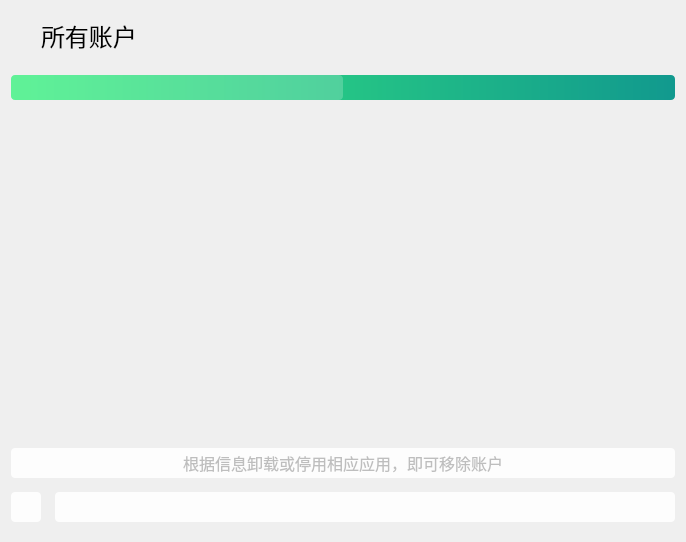
<?xml version="1.0" encoding="UTF-8"?>
<ui version="4.0">
 <class>sp_accounts</class>
 <widget class="QWidget" name="sp_accounts">
  <property name="geometry">
   <rect>
    <x>0</x>
    <y>0</y>
    <width>686</width>
    <height>542</height>
   </rect>
  </property>
  <property name="font">
   <font>
    <family>LXGW WenKai Lite</family>
   </font>
  </property>
  <property name="windowTitle">
   <string>Form</string>
  </property>
  <layout class="QHBoxLayout" name="horizontalLayout_3">
   <property name="leftMargin">
    <number>0</number>
   </property>
   <property name="rightMargin">
    <number>0</number>
   </property>
   <item>
    <widget class="QWidget" name="widget" native="true">
     <property name="font">
      <font>
       <family>LXGW WenKai Lite</family>
      </font>
     </property>
     <property name="styleSheet">
      <string notr="true">border-radius: 4px;
background-color: rgba(255, 255, 255, 0);
border:0px solid #BDBDBD;</string>
     </property>
     <layout class="QVBoxLayout" name="verticalLayout_2">
      <property name="leftMargin">
       <number>11</number>
      </property>
      <property name="topMargin">
       <number>0</number>
      </property>
      <property name="rightMargin">
       <number>11</number>
      </property>
      <item>
       <layout class="QVBoxLayout" name="verticalLayout">
        <property name="spacing">
         <number>14</number>
        </property>
        <item>
         <layout class="QHBoxLayout" name="horizontalLayout_2">
          <property name="spacing">
           <number>0</number>
          </property>
          <item>
           <widget class="QLabel" name="icon">
            <property name="minimumSize">
             <size>
              <width>30</width>
              <height>30</height>
             </size>
            </property>
            <property name="maximumSize">
             <size>
              <width>30</width>
              <height>30</height>
             </size>
            </property>
            <property name="font">
             <font>
              <family>MiSans Medium</family>
             </font>
            </property>
            <property name="styleSheet">
             <string notr="true">border-radius: 4px;
border:0px solid #BDBDBD;
image: url(:/ico/image/ico/user-settings-line.svg);</string>
            </property>
            <property name="text">
             <string/>
            </property>
           </widget>
          </item>
          <item>
           <widget class="QLabel" name="title">
            <property name="minimumSize">
             <size>
              <width>0</width>
              <height>50</height>
             </size>
            </property>
            <property name="maximumSize">
             <size>
              <width>16777215</width>
              <height>50</height>
             </size>
            </property>
            <property name="font">
             <font>
              <family>LXGW WenKai Lite</family>
              <pointsize>18</pointsize>
              <bold>false</bold>
             </font>
            </property>
            <property name="styleSheet">
             <string notr="true">border-radius: 4px;
border:0px solid #BDBDBD;</string>
            </property>
            <property name="text">
             <string>所有账户</string>
            </property>
           </widget>
          </item>
         </layout>
        </item>
        <item>
         <widget class="QProgressBar" name="progressBar">
          <property name="styleSheet">
           <string notr="true">QProgressBar{
	font:9pt;
	border-radius:4px;
	text-align:center;
	/*border:1px solid #E8EDF2;*/
    border:0px solid #E8EDF2;
	background-color: qlineargradient(x1:0,y1:1,x1:1,y1:0,stop:0 #11998e, stop:1 #38ef7d);
}
QProgressBar:chunk{
	border-radius:4px;
	background-color:rgba(255,255,255,0.2);
}
</string>
          </property>
          <property name="maximum">
           <number>0</number>
          </property>
          <property name="value">
           <number>-1</number>
          </property>
          <property name="textVisible">
           <bool>true</bool>
          </property>
         </widget>
        </item>
        <item>
         <widget class="QListView" name="listView">
          <property name="enabled">
           <bool>true</bool>
          </property>
          <property name="font">
           <font>
            <family>LXGW WenKai Lite</family>
            <pointsize>10</pointsize>
           </font>
          </property>
         </widget>
        </item>
        <item>
         <widget class="QPushButton" name="pushButton">
          <property name="enabled">
           <bool>false</bool>
          </property>
          <property name="minimumSize">
           <size>
            <width>0</width>
            <height>30</height>
           </size>
          </property>
          <property name="maximumSize">
           <size>
            <width>16777215</width>
            <height>30</height>
           </size>
          </property>
          <property name="font">
           <font>
            <family>LXGW WenKai Lite</family>
            <pointsize>12</pointsize>
           </font>
          </property>
          <property name="styleSheet">
           <string notr="true">QPushButton{background-color:rgba(255,255,255,0.9);border-radius:4px;border:0px;}
QPushButton:hover{background-color:rgba(255,255,255,0.7);}
QPushButton:pressed{background-color:rgba(255,255,255,0.6);}</string>
          </property>
          <property name="text">
           <string>根据信息卸载或停用相应应用，即可移除账户</string>
          </property>
         </widget>
        </item>
        <item>
         <layout class="QHBoxLayout" name="horizontalLayout">
          <item>
           <widget class="QPushButton" name="back_to_basePage">
            <property name="minimumSize">
             <size>
              <width>30</width>
              <height>30</height>
             </size>
            </property>
            <property name="maximumSize">
             <size>
              <width>30</width>
              <height>30</height>
             </size>
            </property>
            <property name="styleSheet">
             <string notr="true">QPushButton{background-color:rgba(255,255,255,0.9);border-radius:4px;border:0px;}
QPushButton:hover{background-color:rgba(255,255,255,0.7);}
QPushButton:pressed{background-color:rgba(255,255,255,0.6);}</string>
            </property>
            <property name="text">
             <string/>
            </property>
            <property name="icon">
             <iconset resource="../../ico.qrc">
              <normaloff>:/ico/image/ico/arrow-left-line.svg</normaloff>:/ico/image/ico/arrow-left-line.svg</iconset>
            </property>
            <property name="iconSize">
             <size>
              <width>18</width>
              <height>18</height>
             </size>
            </property>
           </widget>
          </item>
          <item>
           <widget class="QPushButton" name="refreshBtn">
            <property name="sizePolicy">
             <sizepolicy hsizetype="Expanding" vsizetype="Fixed">
              <horstretch>0</horstretch>
              <verstretch>0</verstretch>
             </sizepolicy>
            </property>
            <property name="minimumSize">
             <size>
              <width>30</width>
              <height>30</height>
             </size>
            </property>
            <property name="maximumSize">
             <size>
              <width>16777215</width>
              <height>30</height>
             </size>
            </property>
            <property name="styleSheet">
             <string notr="true">QPushButton{background-color:rgba(255,255,255,0.9);border-radius:4px;border:0px;}
QPushButton:hover{background-color:rgba(255,255,255,0.7);}
QPushButton:pressed{background-color:rgba(255,255,255,0.6);}</string>
            </property>
            <property name="text">
             <string/>
            </property>
            <property name="icon">
             <iconset resource="../../ico.qrc">
              <normaloff>:/ico/image/ico/refresh-line.svg</normaloff>:/ico/image/ico/refresh-line.svg</iconset>
            </property>
            <property name="iconSize">
             <size>
              <width>18</width>
              <height>18</height>
             </size>
            </property>
           </widget>
          </item>
         </layout>
        </item>
       </layout>
      </item>
     </layout>
    </widget>
   </item>
  </layout>
 </widget>
 <resources>
  <include location="../../ico.qrc"/>
 </resources>
 <connections/>
</ui>
